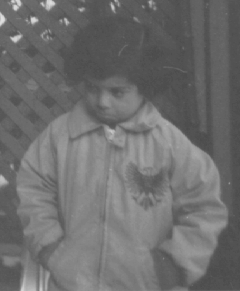
%> input picture Chapter03/images/pout.tif, 240 x 291 px
$ octave example3_21.m   (GNU Octave 9; MATLAB toolbox functions it lacks are replaced by stand-ins)
%> lines starting %> are read from the running program, lines starting %| are printed output that depends on the picture
% Read in image
A = imread('images/pout.tif');
%> A is the input picture: size 291x240 uint8; min 74, max 224, mean 110.3

A1 = adapthisteq(A, 'clipLimit', 0.02, 'Distribution', 'rayleigh');
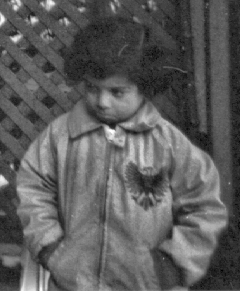
%> A1: size 291x240 uint8; min 0, max 255, mean 92.2
A2 = adapthisteq(A, 'clipLimit', 0.02, 'Distribution', 'exponential');
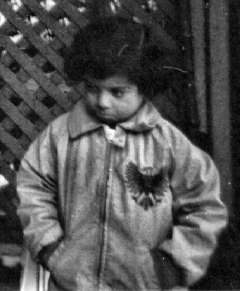
%> A2: size 291x240 uint8; min 0, max 255, mean 81.8
A3 = adapthisteq(A, 'clipLimit', 0.08, 'Distribution', 'uniform');
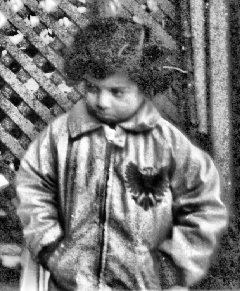
%> A3: size 291x240 uint8; min 0, max 255, mean 121.7

% Display images
subplot(2, 2, 1), imshow(A);
subplot(2, 2, 2), imshow(A2);
subplot(2, 2, 3), imshow(A2);
subplot(2, 2, 4), imshow(A3);

$ run again, with Chapter03/images/AT3_1m4_01.tif copied over Chapter03/images/pout.tif
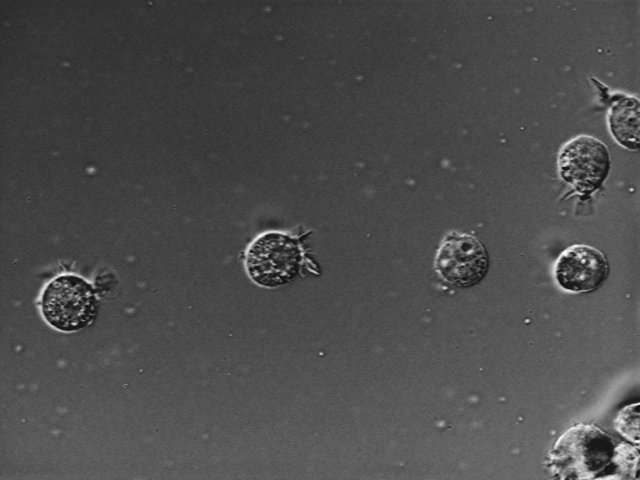
%> input picture Chapter03/images/AT3_1m4_01.tif, 640 x 480 px
%> A is the input picture: size 480x640 uint8; min 15, max 254, mean 76.6
%> `A1 = adapthisteq(A, 'clipLimit', 0.02, 'Distribution', 'rayleigh');`:
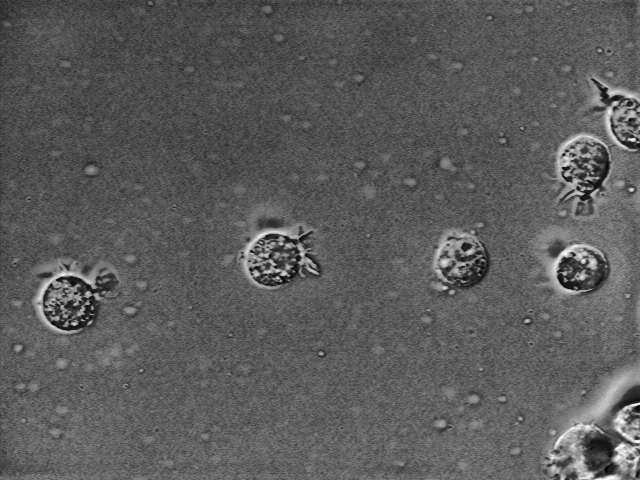
%> A1: size 480x640 uint8; min 0, max 255, mean 91.3
%> `A3 = adapthisteq(A, 'clipLimit', 0.08, 'Distribution', 'uniform');`:
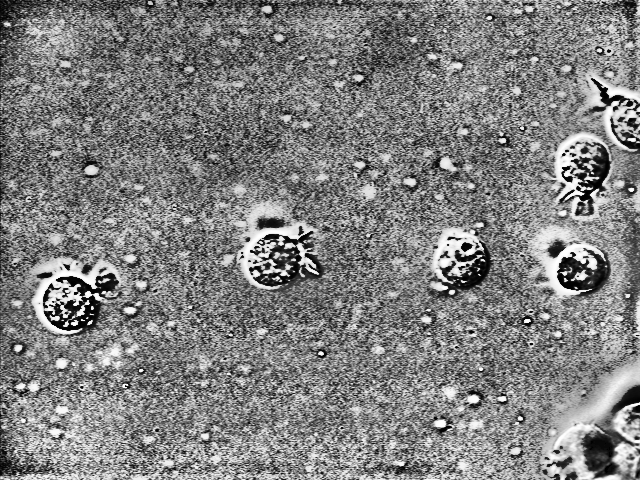
%> A3: size 480x640 uint8; min 0, max 255, mean 127.9
